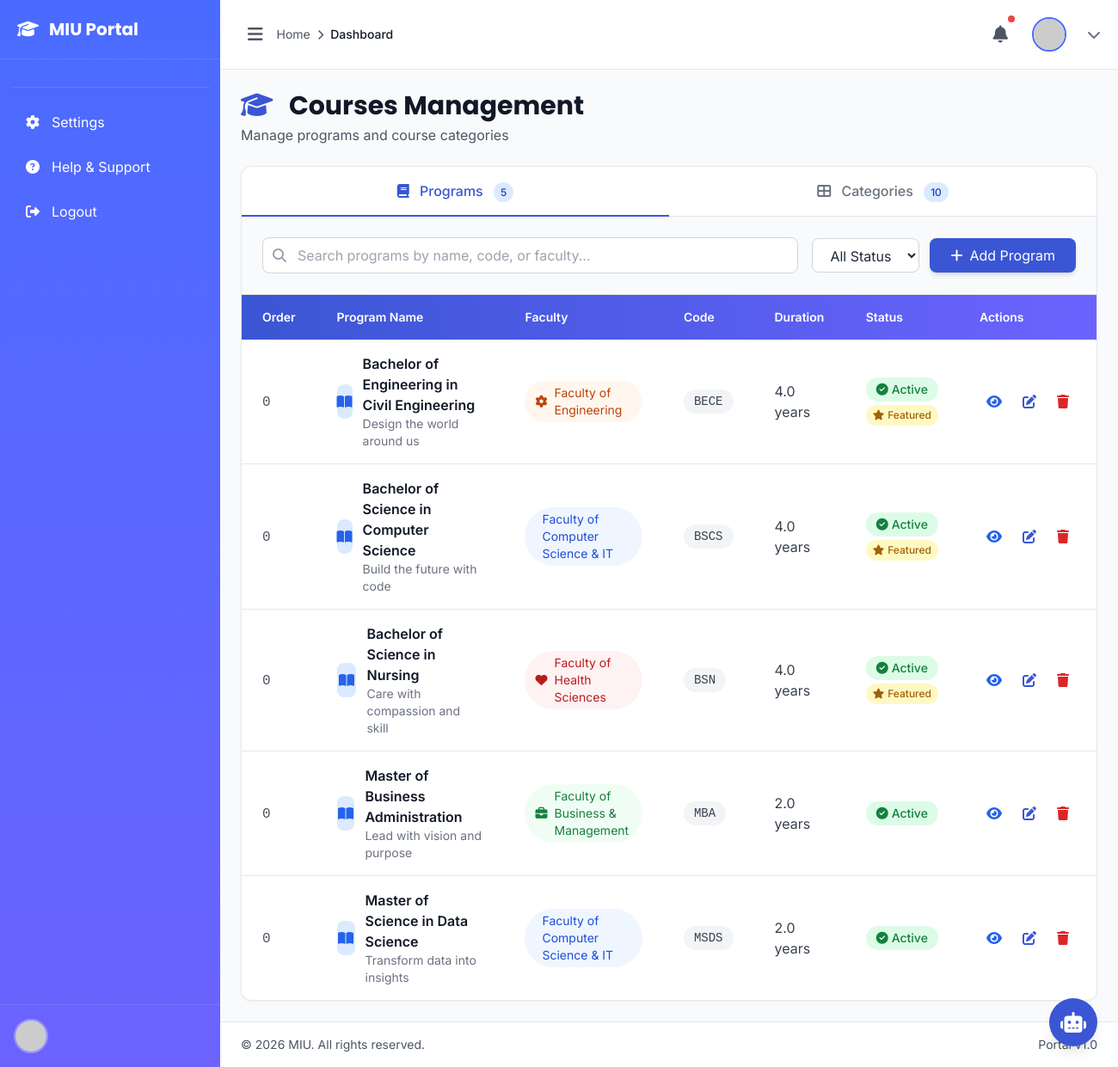
The page /management/courses/ on the database its author committed.
### eduweb/models.py (models this page shows, shortened)
class Course(models.Model):
    DEGREE_LEVEL_CHOICES = [
        ('certificate', 'Certificate'),
        ('diploma', 'Diploma'),
        ('undergraduate', 'Undergraduate'),
        ('postgraduate', 'Postgraduate'),
        ('masters', 'Masters'),
        ('phd', 'PhD')
    ]
    STUDY_MODE_CHOICES = [
        ('full_time', 'Full Time'),
        ('part_time', 'Part Time'),
        ('online', 'Online'),
        ('blended', 'Blended')
    ]
    name = models.CharField(max_length=200, help_text="Course name")
    slug = models.SlugField(max_length=200, unique=True)
    code = models.CharField(max_length=20, unique=True, help_text="Course code")
    faculty = models.ForeignKey(Faculty, on_delete=models.CASCADE, related_name='courses')
    icon = models.CharField(max_length=50, default='book-open', help_text="Lucide icon name")
    color_primary = models.CharField(max_length=20, default='blue')
    color_secondary = models.CharField(max_length=20, default='cyan')
    degree_level = models.CharField(max_length=50, choices=DEGREE_LEVEL_CHOICES)
    available_study_modes = models.JSONField(default=list, help_text="List of available study modes")
    duration_years = models.DecimalField(max_digits=3, decimal_places=1, default=4.0)
    credits_required = models.IntegerField(default=120)
    tagline = models.CharField(max_length=200)
    overview = models.TextField()
    description = models.TextField()
    learning_outcomes = models.JSONField(default=list)
    career_paths = models.JSONField(default=list)
    core_courses = models.JSONField(default=list)
    specialization_tracks = models.JSONField(default=list)
    entry_requirements = models.JSONField(default=list)
    application_fee = models.DecimalField(max_digits=10, decimal_places=2)
    tuition_fee = models.DecimalField(max_digits=12, decimal_places=2)
    avg_starting_salary = models.CharField(max_length=50, blank=True)
    job_placement_rate = models.IntegerField(default=0, help_text="Percentage (0-100)")
    hero_image = models.ImageField(upload_to='courses/heroes/', blank=True, null=True)
    meta_description = models.CharField(max_length=160, blank=True)
    meta_keywords = models.CharField(max_length=255, blank=True)
    is_active = models.BooleanField(default=True)
    is_featured = models.BooleanField(default=False)
    display_order = models.IntegerField(default=0)
    created_at = models.DateTimeField(auto_now_add=True)
    updated_at = models.DateTimeField(auto_now=True)
    class Meta:
        verbose_name = 'Course'
        verbose_name_plural = 'Courses'
        ordering = ['faculty', 'display_order', 'name']

class Faculty(models.Model):
    name = models.CharField(max_length=200, help_text="Faculty name (e.g., Faculty of Business)")
    slug = models.SlugField(max_length=200, unique=True, help_text="URL-friendly name")
    code = models.CharField(max_length=20, unique=True, help_text="Faculty code (e.g., BUS, ENG)")
    icon = models.CharField(max_length=50, default='graduation-cap', help_text="Lucide icon name")
    color_primary = models.CharField(max_length=20, default='orange', help_text="Primary color")
    color_secondary = models.CharField(max_length=20, default='amber', help_text="Secondary color")
    tagline = models.CharField(max_length=200, help_text="Short tagline for hero section")
    description = models.TextField(help_text="Main description of the faculty")
    mission = models.TextField(blank=True, help_text="Faculty mission statement")
    vision = models.TextField(blank=True, help_text="Faculty vision statement")
    hero_image = models.ImageField(upload_to='faculties/heroes/', blank=True, null=True)
    about_image = models.ImageField(upload_to='faculties/about/', blank=True, null=True)
    student_count = models.IntegerField(default=0, help_text="Number of students")
    placement_rate = models.IntegerField(default=0, help_text="Career placement rate (0-100)")
    partner_count = models.IntegerField(default=0, help_text="Number of corporate partners")
    international_faculty = models.IntegerField(default=0, help_text="International faculty percentage")
    accreditation = models.TextField(blank=True, help_text="Accreditation details")
    special_features = models.JSONField(default=list, blank=True, help_text="List of special features")
    meta_description = models.CharField(max_length=160, blank=True)
    meta_keywords = models.CharField(max_length=255, blank=True)
    is_active = models.BooleanField(default=True)
    display_order = models.IntegerField(default=0)
    created_at = models.DateTimeField(auto_now_add=True)
    updated_at = models.DateTimeField(auto_now=True)
    class Meta:
        verbose_name = 'Faculty'
        verbose_name_plural = 'Faculties'
        ordering = ['display_order', 'name']

### management/views.py (the view)
# urls.py: path('courses/', views.course_list, name='course_list'),
def courses(request):
    from django.db.models import Count
    courses = Course.objects.select_related('faculty').order_by('display_order', 'name')
    categories = CourseCategory.objects.annotate(
        course_count=Count('lms_courses')
    ).order_by('display_order', 'name')
    context = {
        'courses': courses,
        'categories': categories,
    }
    return render(request, 'management/course/courses.html', context)

### templates/management/course/courses.html (shortened to what this page needs)
{% extends 'management/base.html' %}
{% load static %}
{% block content %}
<div class="space-y-6">
    <div class="flex flex-col md:flex-row md:items-center md:justify-between gap-4">
        <div>
            <h1 class="text-3xl font-bold text-gray-900 font-display">
                <i class="fas fa-graduation-cap text-primary-600 mr-3"></i>
                Courses Management
            </h1>
            <p class="text-gray-600 mt-1">Manage programs and course categories</p>
        </div>
    </div>
    <div class="bg-white rounded-xl shadow-sm border border-gray-200 overflow-hidden">
        <div class="border-b border-gray-200">
            <nav class="flex -mb-px" role="tablist">
                <button type="button"
                        class="tab-button flex-1 py-4 px-6 text-center font-medium border-b-2 transition-all"
                        data-tab="programs"
                        id="programs-tab"
                        role="tab"
                        aria-controls="programs-panel"
                        aria-selected="true">
                    <i class="fas fa-book mr-2"></i>
                    Programs
                    <span class="ml-2 px-2 py-1 text-xs rounded-full bg-primary-100 text-primary-800">{{ courses.count }}</span>
                </button>
                <button type="button"
                        class="tab-button flex-1 py-4 px-6 text-center font-medium border-b-2 transition-all"
                        data-tab="categories"
                        id="categories-tab"
                        role="tab"
                        aria-controls="categories-panel"
                        aria-selected="false">
                    <i class="fas fa-th-large mr-2"></i>
                    Categories
                    <span class="ml-2 px-2 py-1 text-xs rounded-full bg-primary-100 text-primary-800">{{ categories.count }}</span>
                </button>
            </nav>
        </div>
        <div class="tab-content">
            <div id="programs-panel"
                 class="tab-panel"
                 role="tabpanel"
                 aria-labelledby="programs-tab">
                <div class="p-6 border-b border-gray-200 bg-gray-50">
                    <div class="flex flex-col md:flex-row md:items-center md:justify-between gap-4">
                        <div class="flex-1">
                            <div class="relative">
                                <input type="text"
                                       id="programSearch"
                                       placeholder="Search programs by name, code, or faculty..."
                                       class="w-full pl-10 pr-4 py-2 border border-gray-300 rounded-lg focus:ring-2 focus:ring-primary-500 focus:border-primary-500">
                                <i class="fas fa-search absolute left-3 top-1/2 transform -translate-y-1/2 text-gray-400"></i>
                            </div>
                        </div>
                        <div class="flex gap-3">
                            <select id="programStatusFilter" class="px-4 py-2 border border-gray-300 rounded-lg focus:ring-2 focus:ring-primary-500 bg-white">
                                <option value="">All Status</option>
                            </select>
                            <a href="{% url 'management:course_create' %}"
                               class="px-6 py-2 bg-primary-600 text-white rounded-lg hover:bg-primary-700 transition-all shadow-md hover:shadow-lg inline-flex items-center whitespace-nowrap">
                                <i class="fas fa-plus mr-2"></i>
                                Add Program
                            </a>
                        </div>
                    </div>
                </div>
                <div class="overflow-x-auto">
                    <table class="w-full" id="programsTable">
                        <thead class="bg-gradient-to-r from-primary-600 to-secondary-500 text-white">
                            <tr>
                                <th class="px-6 py-4 text-left text-sm font-semibold">Order</th>
                                <th class="px-6 py-4 text-left text-sm font-semibold">Program Name</th>
                                <th class="px-6 py-4 text-left text-sm font-semibold">Faculty</th>
                                <th class="px-6 py-4 text-left text-sm font-semibold">Code</th>
                                <th class="px-6 py-4 text-left text-sm font-semibold">Duration</th>
                                <th class="px-6 py-4 text-left text-sm font-semibold">Status</th>
                                <th class="px-6 py-4 text-left text-sm font-semibold">Actions</th>
                            </tr>
                        </thead>
                        <tbody class="divide-y divide-gray-200" id="programsTableBody">
                            {% for course in courses %}
                            <tr class="hover:bg-gray-50 transition-colors program-row"
                                data-status="{% if course.is_active %}active{% else %}inactive{% endif %}{% if course.is_featured %} featured{% endif %}"
                                data-name="{{ course.name|lower }}"
                                data-code="{{ course.code|lower }}"
                                data-faculty="{{ course.faculty.name|lower }}">
                                <td class="px-6 py-4">
                                    <span class="font-mono text-gray-600">{{ course.display_order }}</span>
                                </td>
                                <td class="px-6 py-4">
                                    <div class="flex items-center gap-3">
                                        <div class="w-10 h-10 bg-{{ course.color_primary }}-100 rounded-lg flex items-center justify-center">
                                            <i class="fas fa-{{ course.icon }} text-{{ course.color_primary }}-600"></i>
                                        </div>
                                        <div>
                                            <p class="font-semibold text-gray-900">{{ course.name }}</p>
                                            <p class="text-sm text-gray-500">{{ course.tagline|truncatewords:8 }}</p>
                                        </div>
                                    </div>
                                </td>
                                <td class="px-6 py-4">
                                    <span class="inline-flex items-center gap-2 px-3 py-1 bg-{{ course.faculty.color_primary }}-50 text-{{ course.faculty.color_primary }}-700 rounded-full text-sm">
                                        <i class="fas fa-{{ course.faculty.icon }}"></i>
                                        {{ course.faculty.name }}
                                    </span>
                                </td>
                                <td class="px-6 py-4">
                                    <span class="inline-flex items-center px-3 py-1 bg-gray-100 text-gray-700 rounded-full text-sm font-mono">
                                        {{ course.code }}
                                    </span>
                                </td>
                                <td class="px-6 py-4">
                                    <span class="text-gray-700">{{ course.duration_years }} year{{ course.duration_years|floatformat:0|add:"0"|pluralize }}</span>
                                </td>
                                <td class="px-6 py-4">
                                    <div class="flex flex-col gap-1">
                                        {% if course.is_active %}
                                        <span class="inline-flex items-center gap-1 px-3 py-1 bg-green-100 text-green-700 rounded-full text-sm font-medium w-fit">
                                            <i class="fas fa-check-circle"></i>
                                            Active
                                        </span>
                                        {% else %}
                                        <span class="inline-flex items-center gap-1 px-3 py-1 bg-gray-100 text-gray-700 rounded-full text-sm font-medium w-fit">
                                            <i class="fas fa-times-circle"></i>
                                            Inactive
                                        </span>
                                        {% endif %}
                                        {% if course.is_featured %}
                                        <span class="inline-flex items-center gap-1 px-2 py-1 bg-yellow-100 text-yellow-700 rounded-full text-xs font-medium w-fit">
                                            <i class="fas fa-star"></i>
                                            Featured
                                        </span>
                                        {% endif %}
                                    </div>
                                </td>
                                <td class="px-6 py-4">
                                    <div class="flex items-center gap-2">
                                        <a href="{% url 'management:course_detail' course.pk %}"
                                           target="_blank"
                                           class="p-2 text-blue-600 hover:bg-blue-50 rounded-lg transition-all"
                                           title="View Page">
                                            <i class="fas fa-eye"></i>
                                        </a>
                                        <a href="{% url 'management:course_edit' course.pk %}"
                                           class="p-2 text-primary-600 hover:bg-primary-50 rounded-lg transition-all"
                                           title="Edit">
                                            <i class="fas fa-edit"></i>
                                        </a>
                                        <form method="post"
                                              action="{% url 'management:course_delete' course.pk %}"
                                              class="inline"
                                              onsubmit="return confirm('Are you sure you want to delete {{ course.name }}?');">
                                            <button type="submit"
                                                    class="p-2 text-red-600 hover:bg-red-50 rounded-lg transition-all"
                                                    title="Delete">
                                                <i class="fas fa-trash"></i>
                                            </button>
                                        </form>
                                    </div>
                                </td>
                            </tr>
                            {% endfor %}
                        </tbody>
                    </table>
                </div>
            </div>
        </div>
    </div>
</div>
{% endblock %}

### rows shown on the page
Course: display_order "0", name "Bachelor of Engineering in Civil Engineering", tagline "Design the world around us", faculty.name "Faculty of Engineering", code "BECE", duration_years "4.0", is_active True (drawn), is_featured True (drawn)
Course: display_order "0", name "Bachelor of Science in Computer Science", tagline "Build the future with code", faculty.name "Faculty of Computer Science & IT", code "BSCS", duration_years "4.0", is_active True (drawn), is_featured True (drawn)
Course: display_order "0", name "Bachelor of Science in Nursing", tagline "Care with compassion and skill", faculty.name "Faculty of Health Sciences", code "BSN", duration_years "4.0", is_active True (drawn), is_featured True (drawn)
Course: display_order "0", name "Master of Business Administration", tagline "Lead with vision and purpose", faculty.name "Faculty of Business & Management", code "MBA", duration_years "2.0", is_active True (drawn)
Course: display_order "0", name "Master of Science in Data Science", tagline "Transform data into insights", faculty.name "Faculty of Computer Science & IT", code "MSDS", duration_years "2.0", is_active True (drawn)

### other values the page prints
{{ courses.count }} "5"
{{ categories.count }} "10"
